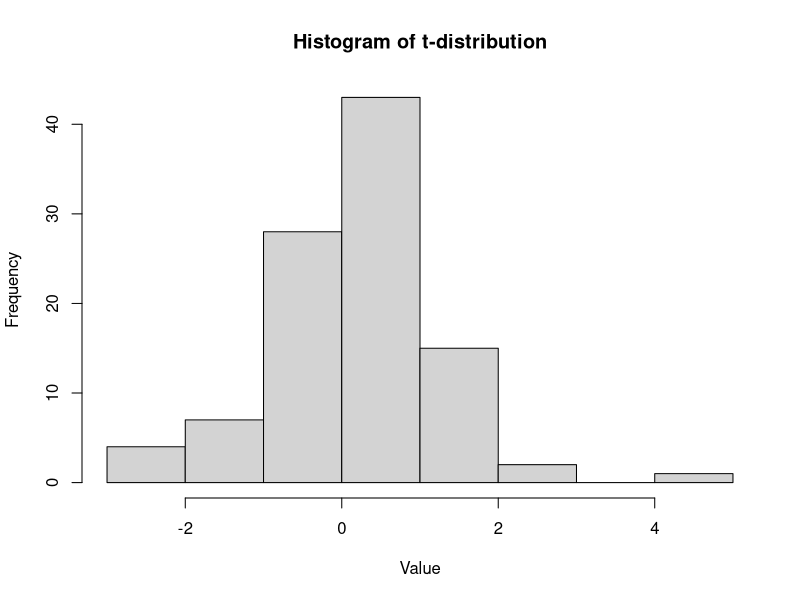
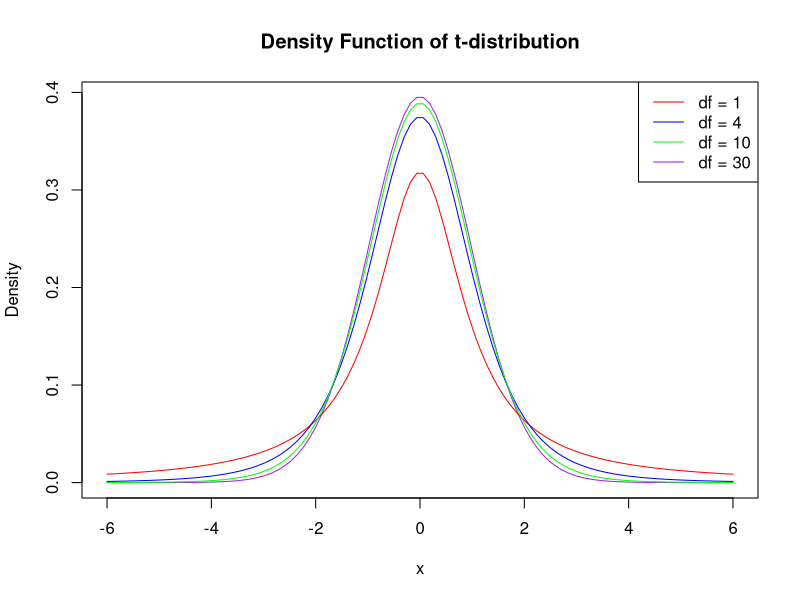
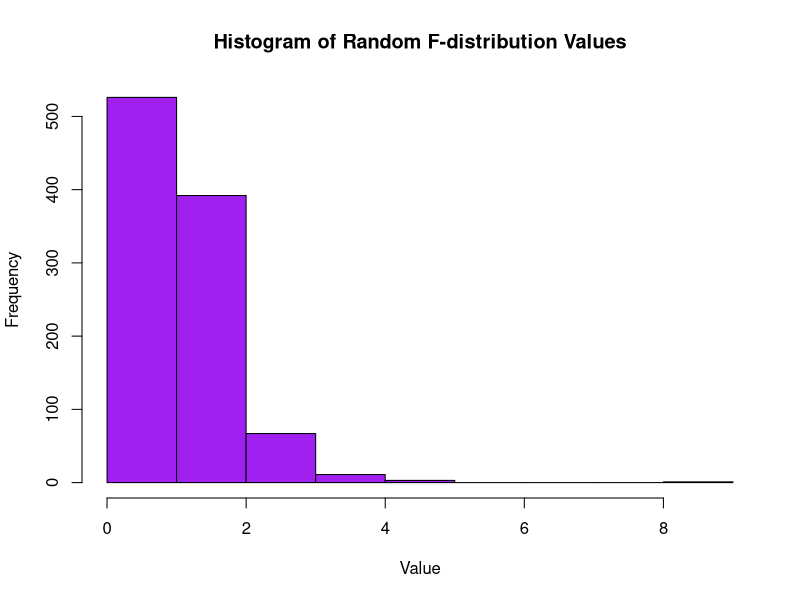

These charts were generated, in order, by the following R code:
#q1
n <- 100
df <- n - 1
t_samples <- rt(n, df)
hist(t_samples, main="Histogram of t-distribution", xlab="Value")

#q2
n <- 100
df_values <- c(2, 10, 25)
rchisq(n, df_values[1])
rchisq(n, df_values[2])
rchisq(n, df_values[3])

#q3
x <- seq(-6, 6, length.out = 100)

df_values <- c(1, 4, 10, 30)
colors <- c("red", "blue", "green", "purple")

plot(x, dt(x, df_values[4]), type = "l", col = colors[4], 
     main = "Density Function of t-distribution", xlab = "x", ylab = "Density")

for (i in 1:3) {
  lines(x, dt(x, df_values[i]), col = colors[i])
}

legend("topright", legend = paste("df =", df_values), col = colors, lty = 1)


#q4(i)
qf(0.95,df1=10,df2=20)
#q4(ii)
x=1.5
v1=10
v2=20
s1 <- pf(x,df1=v1,df2=v2)
s2 <- pf(x,df1=v1,df2=v2,lower.tail=FALSE)
area <- s1+s2
print(area)
#q4(iii)
v1=10
v2=20
q_range <- c(0.25,0.5,0.75,0.999)
for(i in 1:4) {
  print(qf(q_range[i],df1=10,df2=20))
}
#q4(iv)
v1=10
v2=20
random_values <- rf(1000, df1 = v1, df2 = v2)
hist(random_values, main = "Histogram of Random F-distribution Values", xlab = "Value", ylab = "Frequency", col = "purple")
